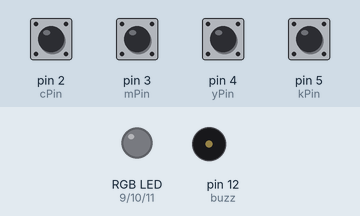
The sketch below on a simulated Arduino Uno, built with avr-gcc and run on an emulated ATmega328P. Shown: an RGB LED mixed from three pins (HIGH = lit), buzzer (waves = sounding, pin HIGH). Inputs (shaded band) come from the test bench; at power-on: pin 2 (cPin), pin 3 (mPin), pin 4 (yPin), pin 5 (kPin) HIGH.

Above: at 1.2 s.
1.3 s: pin 2 (cPin) pulled LOW for 0.15 s
At 1.7 s:
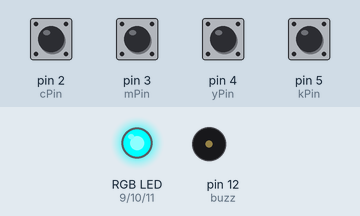
2.9 s: pin 5 (kPin) pulled LOW for 0.15 s
At 4.7 s:
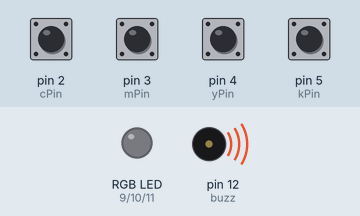
6.0 s: pin 3 (mPin) pulled LOW for 0.15 s
At 6.5 s:
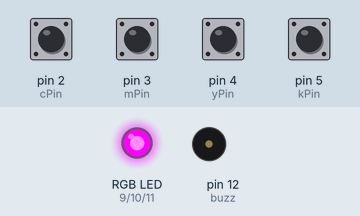
7.6 s: pin 4 (yPin) pulled LOW for 0.15 s
At 8.8 s:
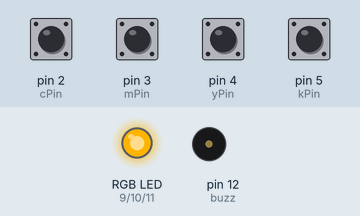
9.2 s: pin 2 (cPin) pulled LOW for 1 s
At 10.1 s:
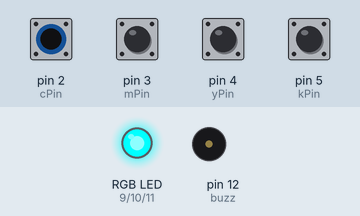
11.7 s: pin 3 (mPin) pulled LOW for 1 s
At 12.0 s:
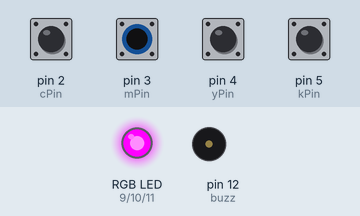
Timing chart, 0 to 14.7 s (numbered marks = the images above; inputs shaded):
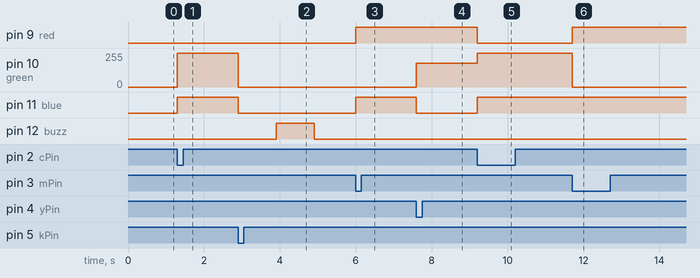

The sketch:

sketch_mar26_LEDcmyk_swt.ino
```cpp
const int red = 9; // sets variable names to pin outs [read only]
const int green = 10;
const int blue = 11;
const int cPin = 2;
const int mPin = 3;
const int yPin = 4;
const int kPin = 5;
const int buzz = 12;

void setup() {
  // put your setup code here, to run once:
  pinMode(red, OUTPUT);
  pinMode(green, OUTPUT);
  pinMode(blue, OUTPUT);
  pinMode(cPin, INPUT_PULLUP);
  pinMode(mPin, INPUT_PULLUP);
  pinMode(yPin, INPUT_PULLUP);
  pinMode(kPin, INPUT_PULLUP);
  pinMode(buzz, OUTPUT);

}
void setColor(int r, int g, int b) //creates function to set colours by mixing RGB values from 0-255
{
analogWrite(red, r);
analogWrite(green, g);
analogWrite(blue, b);
}

void yellow() //creates function to call on setColor() to give yellow
{
  setColor(255,180, 0);
  delay(1000);
  }

void cyan() //creates function to call on setColor() to give cyan
{
  setColor(0, 255, 255);
  delay(1000);
}

void magenta() //creates function to call on setColor() to give magenta
{
  setColor(255, 0, 255);
  delay(1000);

  }
void off() //creates function to call on setColor() to give black [off]
{
  setColor(0, 0, 0);
  delay(1000);
}


// put your main code here, to run repeatedly:
void loop() //below produces C M Y K to light individually when associated buttons are pressed
{
if(digitalRead(cPin) == LOW) {
cyan();
}

if(digitalRead(mPin) == LOW) {
magenta();
}
if(digitalRead(yPin) == LOW) {
yellow();
  }

if(digitalRead(kPin) == LOW) {
 off();
 digitalWrite(buzz, HIGH);
 delay(1000);
 digitalWrite(buzz, LOW);
   }
}
```

Measured:
- after the input at 1.3 s, pin 10 (green): 0/255 → 255/255 at once; pin 11 (blue): LOW → HIGH at once
- after the input at 2.9 s, pin 10 (green): 255/255 → 0/255 at once; pin 11 (blue): HIGH → LOW at once; pin 12 (buzz): LOW → HIGH after 1.0 s, → LOW 1.0 s later
- after the input at 6.0 s, pin 9 (red), pin 11 (blue): LOW → HIGH at once
- after the input at 7.6 s, pin 10 (green): 0/255 → 180/255 at once; pin 11 (blue): HIGH → LOW at once
- after the input at 9.2 s, pin 9 (red): HIGH → LOW at once; pin 10 (green): 180/255 → 255/255 at once; pin 11 (blue): LOW → HIGH at once
- after the input at 11.7 s, pin 9 (red): LOW → HIGH at once; pin 10 (green): 255/255 → 0/255 at once
